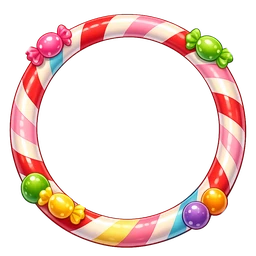
#> input picture packages/seed/frames-v2/candy_ring.webp, 256 x 256 px
$ python -i sticker-sets.py   (imports and definitions only)
#> lines starting #> are read from the running program, lines starting #| are printed output that depends on the picture; after the words box and inside, x2 and y2 are one past the last pixel; in counts of white or black regions, pixels touching at a corner belong together
"""Generates the original AI sticker sets (sticker-sets.json) for Stille Storm
Studio with the OpenAI image API (gpt-image-1.5, medium, transparent PNG) and
turns them into the 512 px WebP masters in sticker-sets/<set>/<key>.webp that
build-packs.mjs publishes as 192 px WebP stickers.

  python3 -I sticker-sets.py generate [set[/key] ...]   # only missing images
  python3 -I sticker-sets.py reject set/key "reason"     # QA: drop, regenerate later
  python3 -I sticker-sets.py clean [set[/key] ...]       # rebuild masters from PNGs
  python3 -I sticker-sets.py cost                        # spend so far

Raw 1024 px PNGs live in sticker-sets/png/ (git-ignored, kept to re-clean);
rejected ones in sticker-sets/png/<set>/rejected/. A rerun only generates
stickers with no PNG yet, so it never pays twice for an accepted image.
The key is read from ~/.config/choreapp/openai.key.
"""
import base64
import io
import json
import os
import sys
import threading
import time
import urllib.error
import urllib.request
from concurrent.futures import ThreadPoolExecutor

from PIL import Image, ImageFilter

HERE = os.path.dirname(os.path.abspath(__file__))
OUT = os.path.join(HERE, 'sticker-sets')
PNG = os.path.join(OUT, 'png')
USAGE = os.path.join(PNG, 'usage.jsonl')
MODEL = 'gpt-image-1.5'
MAX_IMAGES = 360  # hard budget: 360 x ~$0.04 = ~$14.4
MASTER = 512
# gpt-image-1.5 list prices per 1M tokens (USD)
PRICE = {'text_in': 5.0, 'image_in': 8.0, 'text_out': 10.0, 'image_out': 32.0}

# [1 line not run here, left out]
lock = threading.Lock()

BASE = (
    'A single die-cut sticker, centered on a fully transparent background, square composition, '
    'the whole design fully inside the frame with a small margin, with a thick solid clean white '
    'outline around the whole design. No drop shadow, no glow or haze outside the white outline, '
    'nothing outside the sticker shape.'
)


# [44 lines left out: functions prompt, selected, images_used, cost, not called in this run]


def clean(src, dst):
    """Cuts the faint halo the model leaves outside the white outline.

    Opaque pixels (alpha >= 235) are the sticker; a 1 px blur of that mask gives
    a soft anti-aliased edge, and the result is capped by the original alpha, so
    real edges stay smooth while the haze further out becomes fully transparent.
    Then: trim, centre on a square with a small margin, 512 px master.
    """
#> called with src = 'frames-v2/candy_ring.webp', dst = 'out.png'
    im = Image.open(src).convert('RGBA')
#> im is the input picture: PIL image 256x256 RGBA; mean R, G, B, A 74, 48.4, 42.5, 73
    r, g, b, a = im.split()
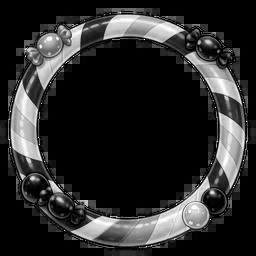
#> b: PIL image 256x256 L; min 0, max 255, mean 42.5
    hard = a.point(lambda v: 255 if v >= 235 else 0)
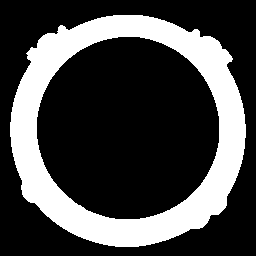
#> hard: PIL image 256x256 L; 27.7% white; 1 white region, box (x1, y1, x2, y2) and area: (10, 15, 246, 247) 18165
    soft = hard.filter(ImageFilter.GaussianBlur(1.0)).point(lambda v: 0 if v < 24 else v)
    from PIL import ImageChops

    alpha = ImageChops.darker(a, ImageChops.lighter(hard, soft))
    white = Image.new('L', im.size, 255)
#> white: PIL image 256x256 L; every value is 255
    mask0 = alpha.point(lambda v: 255 if v == 0 else 0)
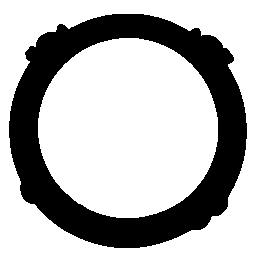
#> mask0: PIL image 256x256 L; 70% white; 1 black region, box (x1, y1, x2, y2) and area: (9, 14, 247, 248) 19653
    r, g, b = (Image.composite(white, c, mask0) for c in (r, g, b))
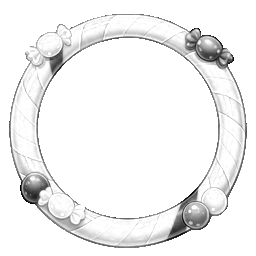
#> r: PIL image 256x256 L; min 0, max 255, mean 241.2
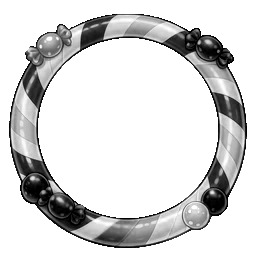
#> b: PIL image 256x256 L; min 0, max 255, mean 214.9
    im = Image.merge('RGBA', (r, g, b, alpha))
    box = alpha.getbbox()
#> box = (9, 14, 247, 248)
    if box:
        im = im.crop(box)
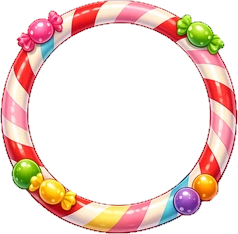
#> im: PIL image 238x234 RGBA; mean R, G, B, A 238.7, 214.5, 207.8, 84.6; transparent parts drawn white
    side = int(max(im.size) * 1.04)
#> side = 247
    sq = Image.new('RGBA', (side, side), (255, 255, 255, 0))
    sq.paste(im, ((side - im.size[0]) // 2, (side - im.size[1]) // 2))
    sq = sq.resize((MASTER, MASTER), Image.LANCZOS)
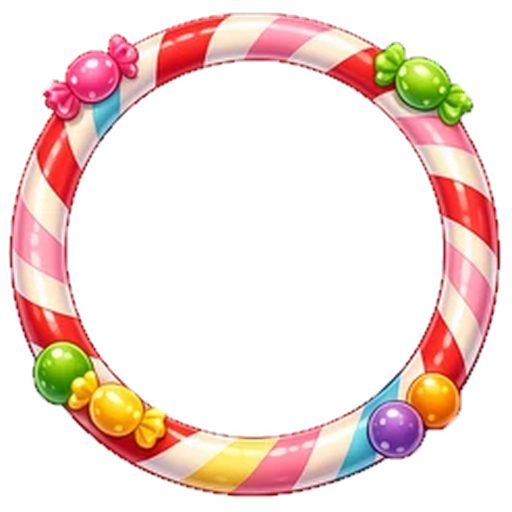
#> sq: PIL image 512x512 RGBA; mean R, G, B, A 69, 45.9, 39.7, 77; transparent parts drawn white
    os.makedirs(os.path.dirname(dst), exist_ok=True)
    sq.save(dst + '.tmp', 'WEBP', quality=90, alpha_quality=100, method=6)
    os.replace(dst + '.tmp', dst)


def master_path(s, st):
    return os.path.join(OUT, s['slug'], f"{st['key']}.webp")


def png_path(s, st):
    return os.path.join(PNG, s['slug'], f"{st['key']}.png")


# [76 lines left out: functions generate_one, generate, reject, not called in this run]


# [13 lines not run here, left out]

>>> result = clean('frames-v2/candy_ring.webp', 'out.png')
